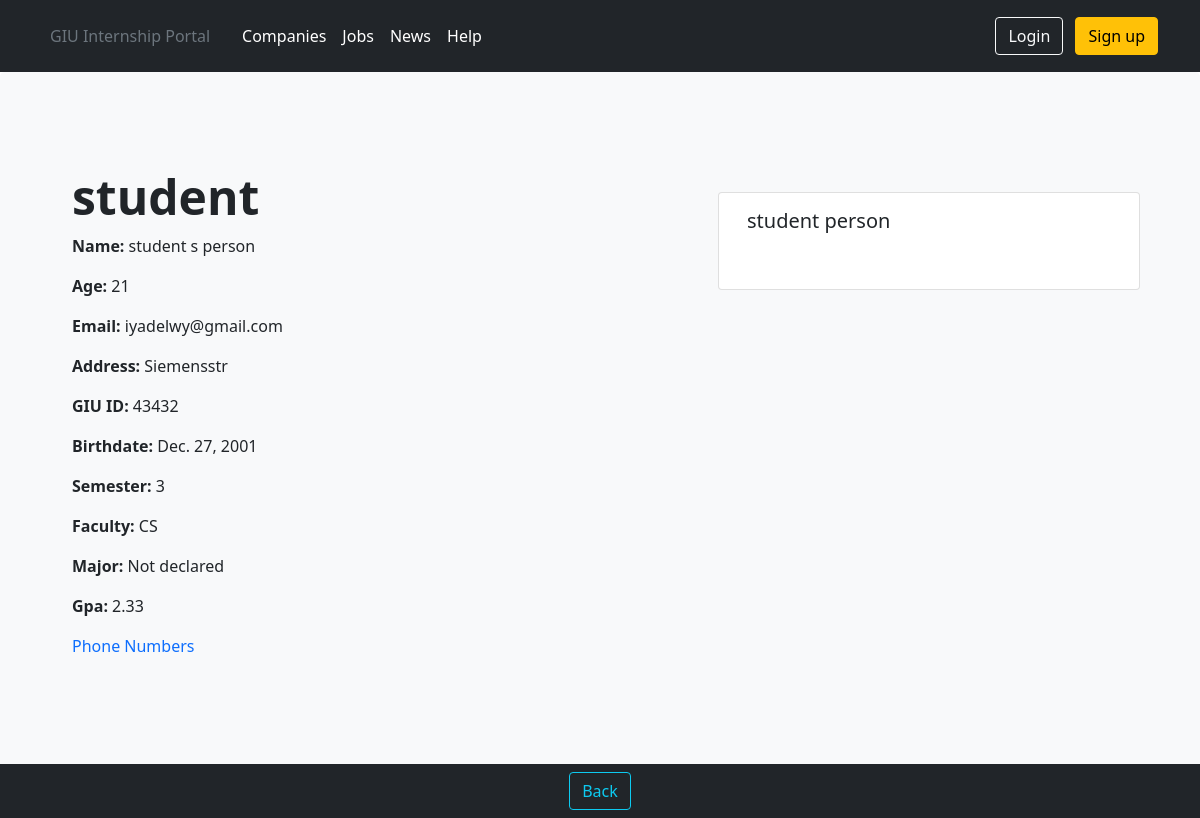
Page /users/giuadmin/44/admin_portal/admin_view/generic/student/ on the committed database.
### users/models.py (models this page shows, shortened)
class Student(models.Model):
    user = models.OneToOneField(User, on_delete=models.CASCADE, primary_key=True)
    middle_name = models.CharField(max_length=20)
    student_university_id = models.PositiveIntegerField()
    birthdate = models.DateField()
    semester = models.IntegerField()
    faculty = models.CharField(max_length=20)
    major = models.CharField(max_length=20)
    gpa = models.DecimalField(decimal_places=2, max_digits=3)
    student_address = models.CharField(max_length=10)
    has_cv = models.BooleanField(default=False, blank=True)
    cover_letter = models.TextField(max_length=1000, default='', blank=True)
    @property
    def age(self):
        return datetime.now().year - self.birthdate.year

class User(AbstractUser):
    is_student = models.BooleanField(default=False)
    is_employer = models.BooleanField(default=False)
    is_admin = models.BooleanField(default=False)
    is_faculty_representative = models.BooleanField(default=False)
    is_academic_advisor = models.BooleanField(default=False)
    is_career_office_coordinator = models.BooleanField(default=False)

### portal/views.py (the view)
# urls.py: path('student/', views.StudentProfileViewGeneric.as_view(), name='generic_student_profile'),
class StudentProfileViewGeneric(DetailView):
    model = models.Student
    template_name = 'portal/student_profile.html'
    context_object_name = 'student_profile_view_generic'
    login_url = 'login'

### templates/portal/student_profile.html (shortened to what this page needs)
{% extends 'userprofiles/profile_base.html' %}
{% load static %}
{% block navitems %}
    <button onclick="history.back()" class="btn btn-outline-info ml-2" type="button">Back</button>
{% endblock navitems %}
{% block profile_body %}
    <div class="p-5 mb-4 bg-light rounded-3">
        <div class="row-justify-content-md-center">
            <div class="row">
                <div id="student_info_div" style="" class="col-7">
                    <div class="container-fluid py-5">
                        <h1 class="display-5 fw-bold">{{ student_profile_view_generic.user.username }}</h1>
                        <p>
                            <strong>Name: </strong> {{ student_profile_view_generic.user.first_name }} {{ student_profile_view_generic.middle_name }} {{ student_profile_view_generic.user.last_name }}
                        </p>
                        <p><strong>Age: </strong> {{ student_profile_view_generic.age }}</p>
                        <p><strong>Email: </strong> {{ student_profile_view_generic.user.email }}</p>
                        <p><strong>Address: </strong> {{ student_profile_view_generic.student_address }}</p>
                        <p><strong>GIU ID: </strong> {{ student_profile_view_generic.student_university_id }}</p>
                        <p><strong>Birthdate: </strong> {{ student_profile_view_generic.birthdate }}</p>
                        <p><strong>Semester: </strong> {{ student_profile_view_generic.semester }}</p>
                        <p><strong>Faculty: </strong> {{ student_profile_view_generic.faculty }}</p>
                        <p><strong>Major: </strong> {{ student_profile_view_generic.major }}</p>
                        <p><strong>Gpa: </strong> {{ student_profile_view_generic.gpa }}</p>
                        <p><a class="no_underline"
                              href="{% url 'generic_student_phone' student_profile_view_generic.user.pk %}">Phone
                            Numbers</a>
                        </p>
                    </div>
                </div>
                <div id="profile_logo_card_student" class="col-5 d-none d-md-block">
                    <br>
                    <br>
                    <br>
                    <div class="container">
                        <div class="row">
                            <div class="card">
                                <div class="card-body">
                                    <h5 class="card-title">
                                        {{ student_profile_view_generic.user.first_name }} {{ student_profile_view_generic.user.last_name }}</h5>
                                    <br>
                                </div>
                            </div>
                        </div>
                        <br>
                    </div>
                </div>
            </div>
        </div>
    </div>
{% endblock profile_body %}

### static/css/base.css (style rules this page uses)
.no_underline { text-decoration: none !important }

### rows in the picture
Student: user.username "student", user.first_name "student", middle_name "s", user.last_name "person", age "21", user.email "iyadelwy@gmail.com", student_address "Siemensstr", student_university_id "43432", birthdate "Dec. 27, 2001", semester "3", faculty "CS", major "Not declared", gpa "2.33"
